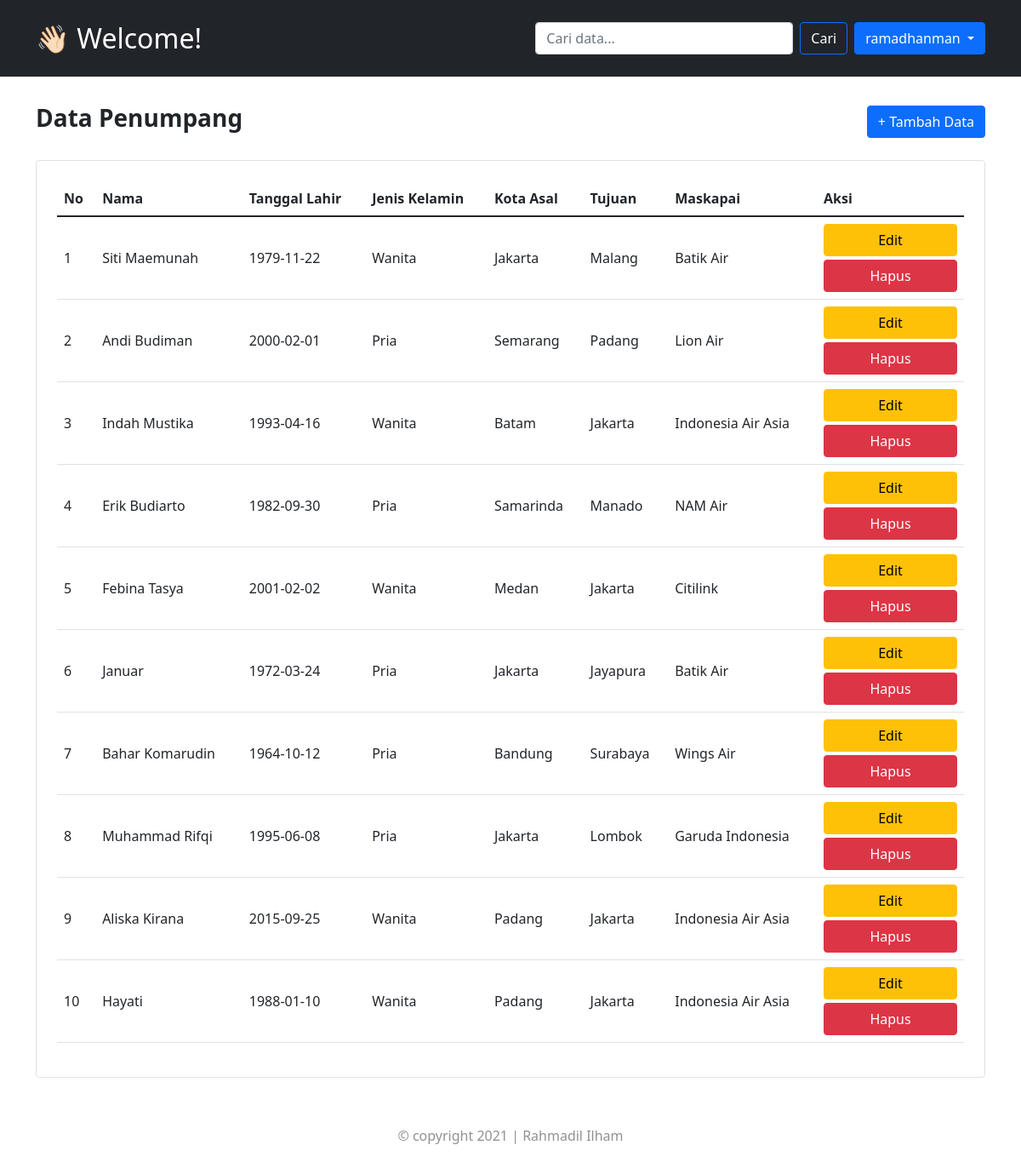
Page /home.php (signed in) on the committed database.
### tables this page shows
CREATE TABLE `tb_penumpang` (
  `id` int(11) NOT NULL,
  `nama` varchar(100) NOT NULL,
  `tanggal_lahir` date NOT NULL,
  `jenis_kelamin` varchar(20) NOT NULL,
  `asal` varchar(100) NOT NULL,
  `tujuan` varchar(100) NOT NULL,
  `maskapai` varchar(100) NOT NULL
);

### controller.php (called while the page is built, shortened)
<?php
require_once "./connection.php";
function query($query) {
  global $koneksi_db;
  $result = mysqli_query($koneksi_db, $query);
  $rows = [];
  while ($row = mysqli_fetch_assoc($result)) {
      $rows[] = $row;
  }
  return $rows;
}
?>

### home.php (the view, shortened to what this page needs)
<?php
require_once "./controller.php";
$passengers = query("SELECT * FROM tb_penumpang");
?>
<!doctype html>
<html lang="en">
  <head>
    <link href="https://cdn.jsdelivr.net/npm/bootstrap@5.1.3/dist/css/bootstrap.min.css" rel="stylesheet">
  </head>
  <body>
    <?php include('navbar.php') ?>
    <div class="container py-3 mx-auto">
      <div class="my-3 d-flex justify-content-between mb-4">
        <h3 class="fw-bold">Data Penumpang</h3>
        <a class="btn btn-primary" href="create.php">+ Tambah Data</a>
      </div>
      <div class="border rounded p-4 table-responsive-xl">
        <table class="table align-middle">
          <thead>
            <tr>
              <th scope="col">No</th>
              <th scope="col">Nama</th>
              <th scope="col">Tanggal Lahir</th>
              <th scope="col">Jenis Kelamin</th>
              <th scope="col">Kota Asal</th>
              <th scope="col">Tujuan</th>
              <th scope="col">Maskapai</th>
              <th scope="col">Aksi</th>
            </tr>
          </thead>
          <tbody>
            <?php $number = 1; ?>
            <?php foreach($passengers as $passenger): ?>
            <tr>
              <td><?= $number++ ?></td>
              <td><?= $passenger["nama"]; ?></td>
              <td><?= $passenger["tanggal_lahir"]; ?></td>
              <td><?= $passenger["jenis_kelamin"]; ?></td>
              <td><?= $passenger["asal"]; ?></td>
              <td><?= $passenger["tujuan"]; ?></td>
              <td><?= $passenger["maskapai"]; ?></td>
              <td>
                <a href="update.php?id=<?= $passenger["id"]; ?>" class="btn btn-warning update">Edit</a>
                <a href="delete.php?id=<?= $passenger["id"]; ?>" class="btn btn-danger delete" onclick="return confirm('PERHATIAN!\nData akan terhapus permanen');">Hapus</a>
              </td>
            </tr>
            <?php endforeach; ?>
          </tbody>
        </table>
      </div>
    </div>
    <?php include('footer.php'); ?>
  </body>
</html>

### navbar.php (shortened to what this page needs)
<nav class="navbar navbar-expand-md navbar-dark bg-dark">
  <div class="container py-2">
    <a class="navbar-brand fs-2" href="home.php">👋🏻 Welcome!</a>
    <div class="collapse navbar-collapse" id="navbarSupportedContent">
      <ul class="navbar-nav ms-auto mb-2 mb-lg-0">
        <li class="nav-item">
          <form action="home.php" method="POST" class="d-flex me-2">
            <input type="text" class="form-control me-2" name="keyword" size="25" autocomplete="off" placeholder="Cari data...">
            <button type="submit" name="search" class="btn btn-outline-primary text-white">Cari</button>
          </form>
        </li>
        <li class="nav-item dropdown">
          <a class="btn btn-primary dropdown-toggle" id="navbarDropdown" role="button" data-bs-toggle="dropdown" aria-expanded="false">
            <?= $_SESSION['username'] ?>
          </a>
        </li>
      </ul>
    </div>
  </div>
</nav>

### footer.php (shortened to what this page needs)
<footer class="container mt-4 py-3">
    <p class="text-center opacity-50">&copy; copyright 2021 | Rahmadil Ilham</p>
</footer>

### home.php (style rules this page uses)
.container .d-flex { align-items: center; }
@media screen and (max-width: 1200px) { .update, .delete { width: 100%; } }
@media screen and (max-width: 1200px) { .update { margin-bottom: 4px; } }

### rows in the picture
tb_penumpang: nama "Siti Maemunah", tanggal_lahir "1979-11-22", jenis_kelamin "Wanita", asal "Jakarta", tujuan "Malang", maskapai "Batik Air"
tb_penumpang: nama "Andi Budiman", tanggal_lahir "2000-02-01", jenis_kelamin "Pria", asal "Semarang", tujuan "Padang", maskapai "Lion Air"
tb_penumpang: nama "Indah Mustika", tanggal_lahir "1993-04-16", jenis_kelamin "Wanita", asal "Batam", tujuan "Jakarta", maskapai "Indonesia Air Asia"
tb_penumpang: nama "Erik Budiarto", tanggal_lahir "1982-09-30", jenis_kelamin "Pria", asal "Samarinda", tujuan "Manado", maskapai "NAM Air"
tb_penumpang: nama "Febina Tasya", tanggal_lahir "2001-02-02", jenis_kelamin "Wanita", asal "Medan", tujuan "Jakarta", maskapai "Citilink"
tb_penumpang: nama "Januar", tanggal_lahir "1972-03-24", jenis_kelamin "Pria", asal "Jakarta", tujuan "Jayapura", maskapai "Batik Air"
tb_penumpang: nama "Bahar Komarudin", tanggal_lahir "1964-10-12", jenis_kelamin "Pria", asal "Bandung", tujuan "Surabaya", maskapai "Wings Air"
tb_penumpang: nama "Muhammad Rifqi", tanggal_lahir "1995-06-08", jenis_kelamin "Pria", asal "Jakarta", tujuan "Lombok", maskapai "Garuda Indonesia"
tb_penumpang: nama "Aliska Kirana", tanggal_lahir "2015-09-25", jenis_kelamin "Wanita", asal "Padang", tujuan "Jakarta", maskapai "Indonesia Air Asia"
tb_penumpang: nama "Hayati", tanggal_lahir "1988-01-10", jenis_kelamin "Wanita", asal "Padang", tujuan "Jakarta", maskapai "Indonesia Air Asia"

### other values in the picture
$_SESSION['username'] "ramadhanman"
